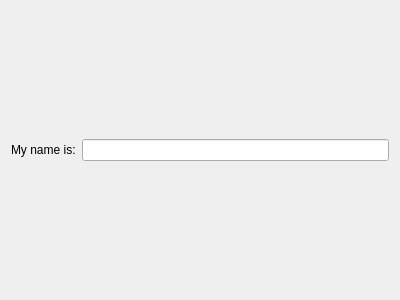
<?xml version="1.0" encoding="UTF-8"?>
<ui version="4.0">
 <class>mainwindow</class>
 <widget class="QWidget" name="mainwindow">
  <property name="geometry">
   <rect>
    <x>0</x>
    <y>0</y>
    <width>400</width>
    <height>300</height>
   </rect>
  </property>
  <property name="windowTitle">
   <string>mainwindow</string>
  </property>
  <layout class="QHBoxLayout" name="horizontalLayout">
   <item>
    <widget class="QLabel" name="label">
     <property name="text">
      <string>My name is:</string>
     </property>
    </widget>
   </item>
   <item>
    <widget class="QLineEdit" name="lineEdit"/>
   </item>
  </layout>
 </widget>
 <layoutdefault spacing="6" margin="11"/>
 <resources/>
 <connections/>
</ui>
